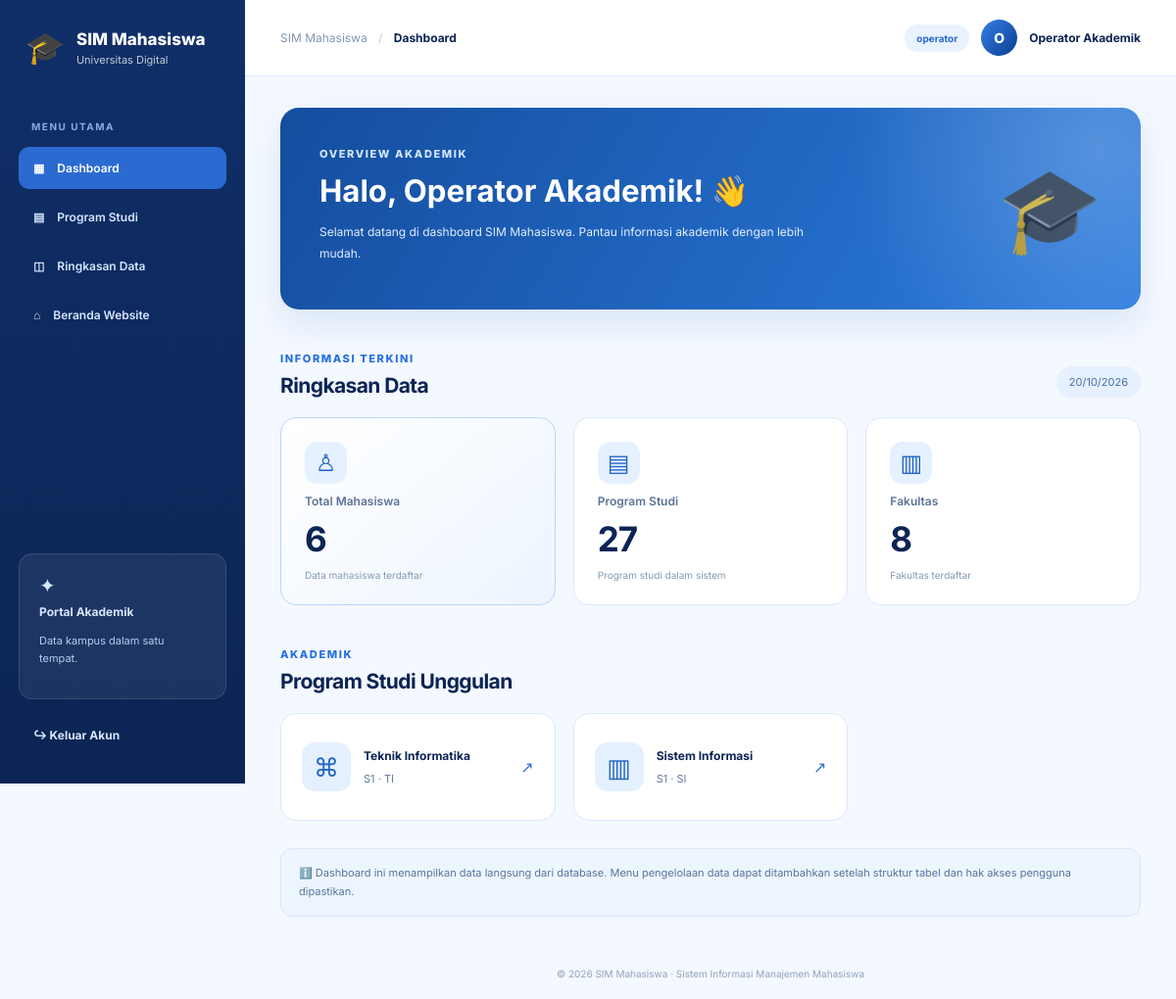
Page /dashboard.php (signed in) on the committed database.
### tables this page shows
CREATE TABLE `program_studi` (
  `id_prodi` bigint(20) UNSIGNED NOT NULL,
  `id_fakultas` bigint(20) UNSIGNED NOT NULL,
  `kode_prodi` varchar(30) NOT NULL,
  `nama_prodi` varchar(200) NOT NULL,
  `jenjang` enum('D3','D4','S1','S2','S3') NOT NULL DEFAULT 'S1',
  `akreditasi` varchar(50) DEFAULT NULL,
  `kaprodi` varchar(150) DEFAULT NULL,
  `jumlah_mahasiswa` int(10) UNSIGNED NOT NULL DEFAULT 0,
  `uri` varchar(255) NOT NULL,
  `aktif` tinyint(1) NOT NULL DEFAULT 1,
  `created_at` timestamp NOT NULL DEFAULT current_timestamp(),
  `updated_at` timestamp NOT NULL DEFAULT current_timestamp() ON UPDATE current_timestamp()
);

### dashboard.php (the view, shortened to what this page needs)
<?php
require_once __DIR__ . '/koneksi.php';
function e($s) { return htmlspecialchars((string)$s, ENT_QUOTES, 'UTF-8'); }
function tableColumns(mysqli $db, string $table): array {
    try { $r=mysqli_query($db, 'SHOW COLUMNS FROM `'.$table.'`'); $cols=[]; while($row=mysqli_fetch_assoc($r)) $cols[strtolower($row['Field'])]=$row['Field']; return $cols; }
    catch (mysqli_sql_exception $ex) { error_log($ex->getMessage()); return []; }
}
function countRows(mysqli $db,string $table): int { try {$r=mysqli_query($db,'SELECT COUNT(*) AS total FROM `'.$table.'`');return (int)mysqli_fetch_assoc($r)['total'];}catch(mysqli_sql_exception $ex){return 0;} }
$totalMahasiswa=countRows($koneksi,'mahasiswa');
$totalProdi=countRows($koneksi,'program_studi');
$totalFakultas=countRows($koneksi,'fakultas');
$prodi=[]; $cols=tableColumns($koneksi,'program_studi');
$nameCol=$cols['nama_prodi']??null; $idCol=$cols['id_prodi']??null; $codeCol=$cols['kode_prodi']??null; $levelCol=$cols['jenjang']??null;
if ($nameCol) {
    $select=['`'.$nameCol.'` AS nama'];
    if($idCol) $select[]='`'.$idCol.'` AS id';
    if($codeCol) $select[]='`'.$codeCol.'` AS kode';
    if($levelCol) $select[]='`'.$levelCol.'` AS jenjang';
    try {$r=mysqli_query($koneksi,'SELECT '.implode(', ',$select).' FROM `program_studi` ORDER BY `'.$nameCol.'`');while($row=mysqli_fetch_assoc($r)) $prodi[]=$row;} catch(mysqli_sql_exception $ex){error_log($ex->getMessage());}
}
$preferred=['Teknik Informatika','Arsitektur','Sistem Informasi'];
$chosen=[]; foreach($preferred as $wanted){foreach($prodi as $p){if(strcasecmp(trim($p['nama']),$wanted)===0){$chosen[]=$p;break;}}}
$displayProdi=$chosen;
$initial=strtoupper(substr(trim($_SESSION['nama_lengkap']??'U'),0,1));
?>
<!DOCTYPE html><html lang="id"><head><link rel="stylesheet" href="login-dashboard.css?v=1"></head><body class="dashboard-body">
<div class="app-layout"><aside class="sidebar"><a class="brand light" href="dashboard.php"><span class="brand-mark">🎓</span><span><strong>SIM Mahasiswa</strong><small>Universitas Digital</small></span></a><div class="sidebar-label">MENU UTAMA</div><nav class="side-nav" aria-label="Menu dashboard"><a class="selected" href="dashboard.php">▦ <span>Dashboard</span></a><a href="dashboard.php#program-studi">▤ <span>Program Studi</span></a><a href="dashboard.php#ringkasan">◫ <span>Ringkasan Data</span></a><a href="index.php">⌂ <span>Beranda Website</span></a></nav><div class="sidebar-bottom"><div class="sidebar-note">✦<br><strong>Portal Akademik</strong><p>Data kampus dalam satu tempat.</p></div><a class="logout-side" href="logout.php">↪ Keluar Akun</a></div></aside>
<div class="main-area"><header class="topbar"><button class="menu-toggle" id="menuToggle" type="button" aria-label="Buka menu">☰</button><div class="breadcrumbs">SIM Mahasiswa <span>/</span> <strong>Dashboard</strong></div><div class="top-profile"><span class="role-tag"><?=e($_SESSION['nama_role']??'Pengguna')?></span><div class="avatar"><?=e($initial)?></div><span class="profile-name"><?=e($_SESSION['nama_lengkap']??'Pengguna')?></span></div></header>
<main class="dashboard-content"><section class="welcome-banner"><div><span class="overline">OVERVIEW AKADEMIK</span><h1>Halo, <?=e($_SESSION['nama_lengkap']??'Pengguna')?>! 👋</h1><p>Selamat datang di dashboard SIM Mahasiswa. Pantau informasi akademik dengan lebih mudah.</p></div><div class="banner-decoration">🎓</div></section>
<section id="ringkasan"><div class="section-heading"><div><span class="overline">INFORMASI TERKINI</span><h2>Ringkasan Data</h2></div><span class="date-chip"><?=e(date('d/m/Y'))?></span></div><div class="stats-grid"><article class="stat-card main-stat"><div class="stat-symbol">♙</div><span>Total Mahasiswa</span><strong><?=number_format($totalMahasiswa,0,',','.')?></strong><small>Data mahasiswa terdaftar</small></article><article class="stat-card"><div class="stat-symbol">▤</div><span>Program Studi</span><strong><?=number_format($totalProdi,0,',','.')?></strong><small>Program studi dalam sistem</small></article><article class="stat-card"><div class="stat-symbol">▥</div><span>Fakultas</span><strong><?=number_format($totalFakultas,0,',','.')?></strong><small>Fakultas terdaftar</small></article></div></section>
<section id="program-studi" class="prodi-section"><div class="section-heading"><div><span class="overline">AKADEMIK</span><h2>Program Studi Unggulan</h2></div></div><div class="prodi-grid"><?php if($displayProdi): foreach($displayProdi as $i=>$p): ?><article class="prodi-card"><div class="prodi-icon"><?=['⌘','▥','◈'][$i%3]?></div><div><h3><?=e($p['nama'])?></h3><p><?=e($p['jenjang']??'Program studi')?><?=!empty($p['kode'])?' · '.e($p['kode']):''?></p></div><span class="prodi-arrow">↗</span></article><?php endforeach; else: ?><div class="empty-state">Belum ada data program studi yang bisa ditampilkan. Periksa tabel <code>program_studi</code> di phpMyAdmin.</div><?php endif; ?></div></section>
<div class="info-strip">ℹ️ Dashboard ini menampilkan data langsung dari database. Menu pengelolaan data dapat ditambahkan setelah struktur tabel dan hak akses pengguna dipastikan.</div></main><footer class="dashboard-footer">© <?=date('Y')?> SIM Mahasiswa · Sistem Informasi Manajemen Mahasiswa</footer></div></div>
</body></html>

### rows in the picture
program_studi: i "⌘", nama_prodi "Teknik Informatika", jenjang "S1", kode_prodi "TI"
program_studi: i "▥", nama_prodi "Sistem Informasi", jenjang "S1", kode_prodi "SI"

### other values in the picture
$_SESSION['nama_role'] "operator"
$initial "O"
$_SESSION['nama_lengkap'] "Operator Akademik"
$totalMahasiswa "6"
$totalProdi "27"
$totalFakultas "8"
